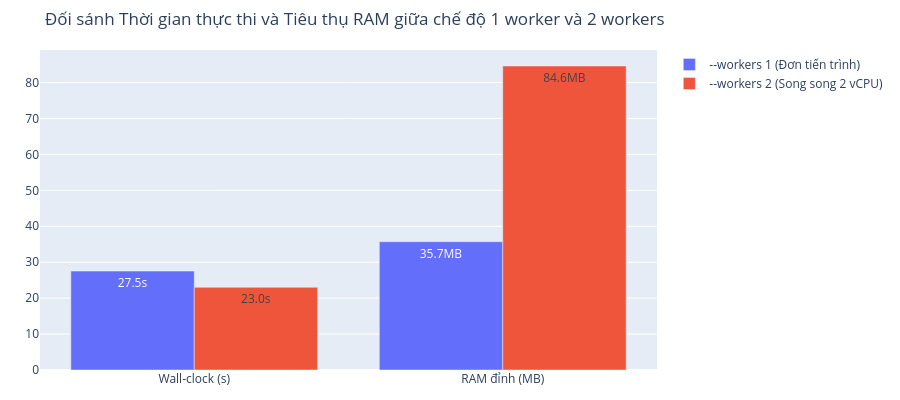

This figure's notebook cell:
### Markdown cell above
### 2. Đánh giá khả năng tăng tốc đa tiến trình (`--workers 1` vs `--workers 2`)

Google Colab cung cấp môi trường máy ảo gồm 2 vCPU. Nhằm khai thác tối đa năng lực xử lý phần cứng, nhóm đã thiết kế cơ chế chạy song song đa tiến trình (`src/parse_main.py --workers N`) sử dụng `ProcessPoolExecutor`.

Bảng dưới đây đối sánh kết quả thực nghiệm giữa hai chế độ đo trên cùng tập dữ liệu 50 bài báo (86 phiên bản):

### Code cell
# Bảng đối sánh và biểu đồ Plotly so sánh Workers 1 vs Workers 2
speedup = (df_w1['wall_time_seconds'] - df_w2['wall_time_seconds']) / df_w1['wall_time_seconds'] * 100
speedup_ratio = df_w1['wall_time_seconds'] / df_w2['wall_time_seconds']
ram_increase = (df_w2['peak_ram_mb'] - df_w1['peak_ram_mb']) / df_w1['peak_ram_mb'] * 100

comparison_df = pd.DataFrame({
    "Chỉ số đo kiểm": [
        "Tổng thời gian thực thi (Wall-clock)",
        "Thời gian trung bình mỗi bài báo",
        "RAM cực đại tiêu thụ (Peak RAM)",
        "Dung lượng thư mục xuất bản (Output)"
    ],
    "Đơn vị": ["giây (s)", "giây/bài", "MB", "MB"],
    "Đơn tiến trình (--workers 1)": [
        f"{df_w1['wall_time_seconds']:.2f}",
        f"{df_w1['avg_seconds_per_pub']:.2f}",
        f"{df_w1['peak_ram_mb']:.2f}",
        f"{df_w1['disk_usage_mb']:.2f}"
    ],
    "Đa tiến trình (--workers 2)": [
        f"{df_w2['wall_time_seconds']:.2f}",
        f"{df_w2['avg_seconds_per_pub']:.2f}",
        f"{df_w2['peak_ram_mb']:.2f}",
        f"{df_w2['disk_usage_mb']:.2f}"
    ],
    "Mức độ thay đổi": [
        f"- {speedup:.1f}% (Nhanh gấp {speedup_ratio:.2f}x)",
        f"- {speedup:.1f}%",
        f"+ {ram_increase:.1f}% (Tăng {df_w2['peak_ram_mb']/df_w1['peak_ram_mb']:.1f}x)",
        "0% (Khớp tuyệt đối)"
    ]
})

display(comparison_df)

# Biểu đồ cột nhóm tương tác Plotly
fig_comp = go.Figure(data=[
    go.Bar(name='--workers 1 (Đơn tiến trình)', x=['Wall-clock (s)', 'RAM đỉnh (MB)'], 
           y=[df_w1['wall_time_seconds'], df_w1['peak_ram_mb']], text=[f"{df_w1['wall_time_seconds']:.1f}s", f"{df_w1['peak_ram_mb']:.1f}MB"], textposition='auto'),
    go.Bar(name='--workers 2 (Song song 2 vCPU)', x=['Wall-clock (s)', 'RAM đỉnh (MB)'], 
           y=[df_w2['wall_time_seconds'], df_w2['peak_ram_mb']], text=[f"{df_w2['wall_time_seconds']:.1f}s", f"{df_w2['peak_ram_mb']:.1f}MB"], textposition='auto')
])
fig_comp.update_layout(
    barmode='group',
    title='Đối sánh Thời gian thực thi và Tiêu thụ RAM giữa chế độ 1 worker và 2 workers',
    height=400,
    margin=dict(t=50, b=30, l=40, r=20)
)
fig_comp.show()

### Figure 1 — Plotly figure (JSON) as saved in the notebook; plotly's stock layout.template omitted (floating-point values rounded to 4 significant figures)
{"data": [{"name": "--workers 1 (Đơn tiến trình)", "text": ["27.5s", "35.7MB"], "textposition": "auto", "type": "bar", "x": ["Wall-clock (s)", "RAM đỉnh (MB)"], "y": [27.52, 35.69]}, {"name": "--workers 2 (Song song 2 vCPU)", "text": ["23.0s", "84.6MB"], "textposition": "auto", "type": "bar", "x": ["Wall-clock (s)", "RAM đỉnh (MB)"], "y": [23.01, 84.59]}], "layout": {"barmode": "group", "height": 400, "margin": {"b": 30, "l": 40, "r": 20, "t": 50}, "title": {"text": "Đối sánh Thời gian thực thi và Tiêu thụ RAM giữa chế độ 1 worker và 2 workers"}}}
